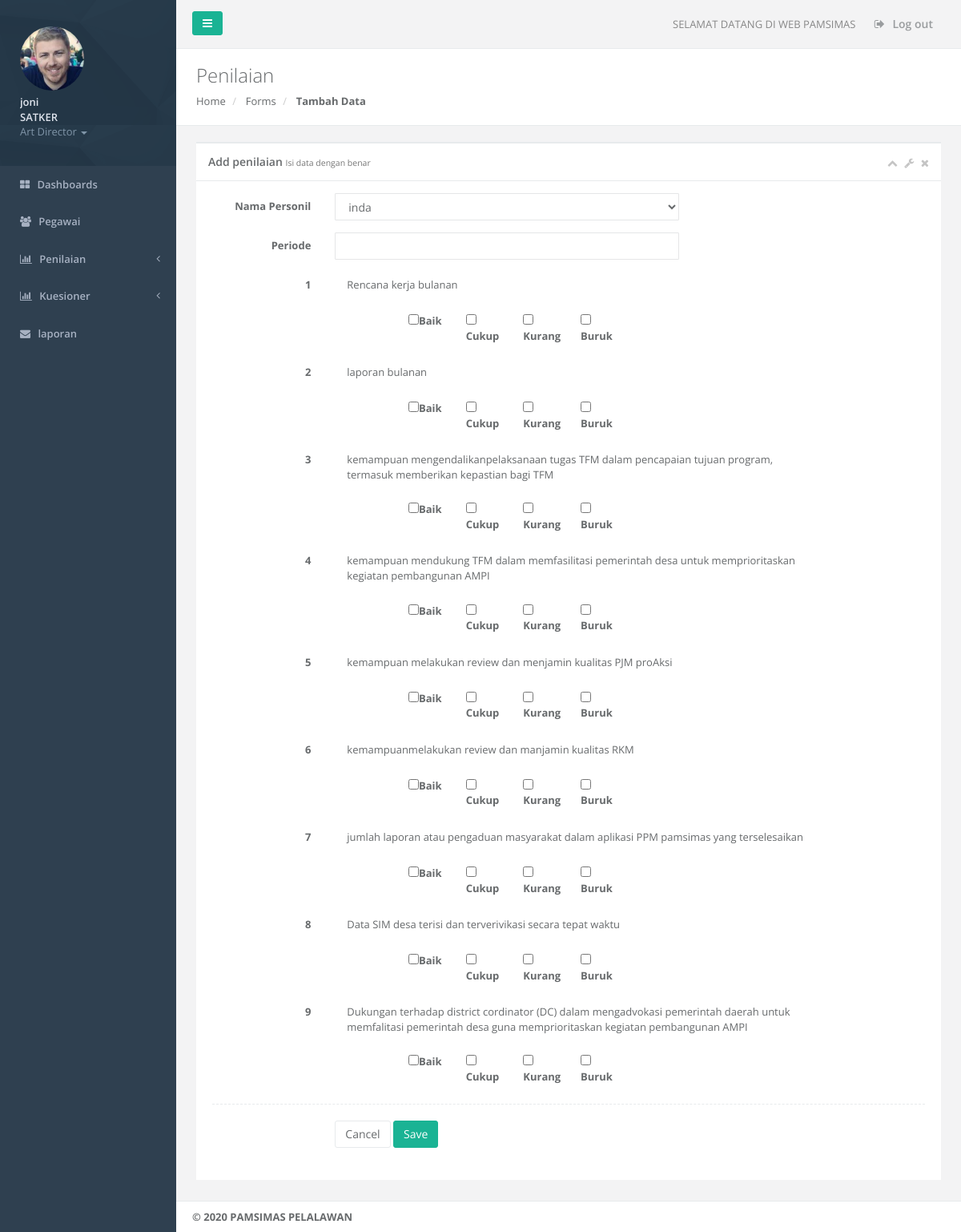
Page /penilaian_add.php (signed in) on the committed database.
### tables this page shows
CREATE TABLE IF NOT EXISTS `kategori` (
  `kategori_id` int(11) NOT NULL AUTO_INCREMENT,
  `kategori` varchar(225) NOT NULL,
  PRIMARY KEY (`kategori_id`)
);

### penilaian_add.php (the view, shortened to what this page needs)
<?php include "config.php";
if (empty($_SESSION['username']) AND
    empty($_SESSION['password']))
    {include "login.php";}
    else {
        if ($_SESSION['jabatan'] == "SATKER") {
?>
<!DOCTYPE html>
<html>
<head>
    <link href="css/bootstrap.min.css" rel="stylesheet">
    <link href="font-awesome/css/font-awesome.css" rel="stylesheet">
    <link href="css/plugins/toastr/toastr.min.css" rel="stylesheet">
    <link href="js/plugins/gritter/jquery.gritter.css" rel="stylesheet">
    <link href="css/animate.css" rel="stylesheet">
    <link href="css/style.css" rel="stylesheet">
</head>
<body>
   <div id="wrapper">
    <nav class="navbar-default navbar-static-side" role="navigation">
       <?php include "sidebar.php"; ?>
    </nav>
        <div id="page-wrapper" class="gray-bg">
        <div class="row border-bottom">
        <nav class="navbar navbar-static-top" role="navigation" style="margin-bottom: 0">
        <?php include "navbar.php";  ?>
        </nav>
        </div>
        <div class="row wrapper border-bottom white-bg page-heading">
                <div class="col-lg-10">
                    <h2>Penilaian</h2>
                    <ol class="breadcrumb">
                        <li>
                            <a href="home.php">Home</a>
                        </li>
                        <li>
                            <a>Forms</a>
                        </li>
                        <li class="active">
                            <strong>Tambah Data</strong>
                        </li>
                    </ol>
                </div>
                <div class="col-lg-2">
                </div>
            </div>
        <div class="wrapper wrapper-content animated fadeInRight">
            <div class="row">
                    <div class="col-lg-12">
                        <div class="ibox float-e-margins">
                            <div class="ibox-title">
                                <h5>Add penilaian <small>Isi data dengan benar</small></h5>
                                <div class="ibox-tools">
                                    <a class="collapse-link">
                                        <i class="fa fa-chevron-up"></i>
                                    </a>
                                    <a class="dropdown-toggle" data-toggle="dropdown" href="#">
                                        <i class="fa fa-wrench"></i>
                                    </a>
                                    <a class="close-link">
                                        <i class="fa fa-times"></i>
                                    </a>
                                </div>
                            </div>
                            <div class="ibox-content">
                                <form enctype="multipart/form-data" class="form-horizontal" method="post" action="detail_penilaian_add_proses.php">
                                    <div class="form-group">
                                        <label class="col-sm-2 control-label">Nama Personil</label>
                                        <div class="col-sm-6">
                                            <select class="form-control" id="nama" name="personal">
                                            <?php
                                                $queri = "SELECT * FROM pegawai where pegawai_jabatan='FASILITATOR'";
                                                $hasil = mysqli_query($koneksi, $queri);
                                                while($x=mysqli_fetch_assoc($hasil))
                                                    { echo "<option value='$x[pegawai_id]'> $x[pegawai_nama] </option>"; }
                                            ?>
                                            </select>
                                        </div>
                                    </div>
                                    <div class="form-group">
                                        <label class="col-sm-2 control-label">Periode</label>
                                        <div class="col-sm-6">
                                            <input type="text" class="form-control"  name="periode">
                                        </div>
                                    </div>
                                    <?php
                                          $queri = "SELECT * FROM kategori";
                                          $hasil = mysqli_query($koneksi,$queri);
                                          $no=1;
                                          while($kolom=mysqli_fetch_assoc($hasil))
                                          {
                                                  echo "
                                                  <div class='form-group'>
                                                        <label class='col-sm-2 control-label'>$no</label>
                                                        <div class='col-sm-10'>
                                                             <div class='col-lg-10'>
                                                                <p class='form-control-static'>$kolom[kategori]</p>
                                                             </div>
                                                        </div>
                                                    </div>
                                                        <label class='col-sm-2 control-label'>$no</label>
                                                             <input type='text' value='$kolom[kategori_id]' name='ket_id[]' class='form-control'>
                                                    <div class='form-group'>
                                                        <label class='col-sm-3 control-label '></label>
                                                        <div class='col-sm-6 '>
                                                            <label class='col-sm-2'>
                                                                <input type='checkbox' value='4' id='nilai' name='nilai[]'>Baik</label>
                                                            <label class='col-sm-2'>
                                                                <input type='checkbox' value='3' id='nilai' name='nilai[]'>Cukup</label>
                                                            <label class='col-sm-2'>
                                                                <input type='checkbox' value='2' id='nilai' name='nilai[]'>Kurang</label>
                                                            <label class='col-sm-2'>
                                                                <input type='checkbox' value='1' id='nilai' name='nilai[]'>Buruk</label>
                                                        </div>
                                                    </div>
                                                  ";
                                                  $no=$no+1;
                                          }
                                      ?>
                                    <div class="hr-line-dashed"></div>
                                    <div class="form-group">
                                        <div class="col-sm-4 col-sm-offset-2">
                                            <a href="penilaian_view.php" class="btn btn-white">Cancel</a>
                                            <button class="btn btn-primary" type="submit">Save</button>
                                        </div>
                                    </div>
                                </form>
                            </div>
                        </div>
                    </div>
                </div>
        </div>
        <div class="footer">
            <?php include "footer.php"; ?>
        </div>
        </div>
                    </div>
</body>
</html>
<?php
      }else{ include "home.php";} }; ?>

### rows in the picture
kategori: kategori "Rencana kerja bulanan"
kategori: kategori "laporan bulanan"
kategori: kategori "kemampuan mengendalikanpelaksanaan tugas TFM dalam pencapaian tujuan program, termasuk memberikan kepastian bagi TFM"
kategori: kategori "kemampuan mendukung TFM dalam memfasilitasi pemerintah desa untuk memprioritaskan kegiatan pembangunan AMPI"
kategori: kategori "kemampuan melakukan review dan menjamin kualitas PJM proAksi"
kategori: kategori "kemampuanmelakukan review dan manjamin kualitas RKM"
kategori: kategori "jumlah laporan atau pengaduan masyarakat dalam aplikasi PPM pamsimas yang terselesaikan"
kategori: kategori "Data SIM desa terisi dan terverivikasi secara tepat waktu"
kategori: kategori "Dukungan terhadap district cordinator (DC) dalam mengadvokasi pemerintah daerah untuk memfalitasi pemerintah desa guna memprioritaskan kegiatan pembangunan AMPI"

### other values in the picture
$_SESSION[nama] "joni"
$_SESSION[jabatan] "SATKER"
form field personal "inda"
